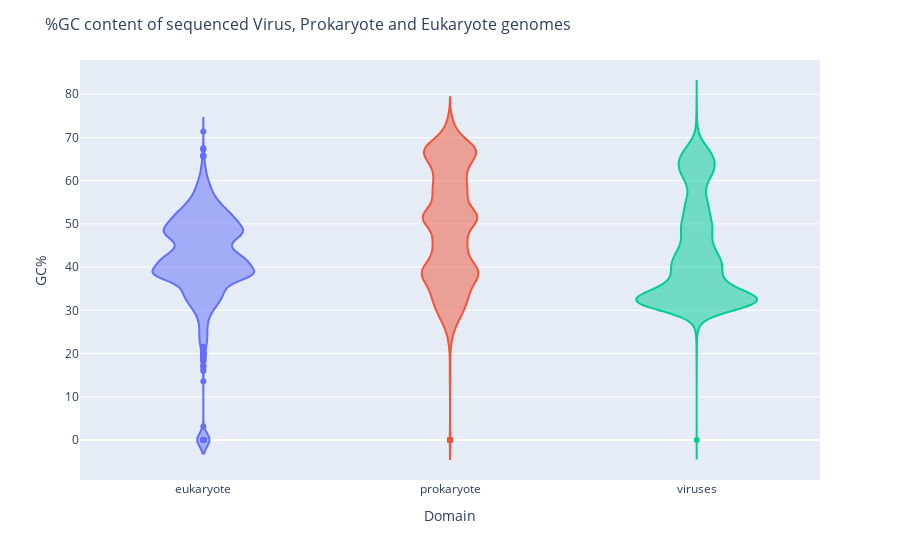

Notebook cell for this chart:
### Code cell
fig = px.violin(allgenomes,  x="domain", y="GC%", color='domain',
                labels={"domain": "Domain"})

fig.update_layout(showlegend=False,
    title=dict(text="%GC content of sequenced Virus, Prokaryote and Eukaryote genomes", font=dict(size=16))
)

fig.show()
fig.write_image("violin_plot.png")

### Figure 1 — Plotly figure (JSON) as saved in the notebook; plotly's stock layout.template omitted (floating-point values rounded to 4 significant figures; data arrays with more than 128 entries replaced by an {"elided": "..."} marker saying what was removed)
{"data": [{"alignmentgroup": "True", "box": {"visible": false}, "hovertemplate": "Domain=%{x}<br>GC%=%{y}<extra></extra>", "legendgroup": "eukaryote", "marker": {"color": "#636efa"}, "name": "eukaryote", "offsetgroup": "eukaryote", "orientation": "v", "scalegroup": "True", "showlegend": true, "type": "violin", "x": {"elided": "5131 str values"}, "x0": " ", "xaxis": "x", "y": {"elided": "5131 float values"}, "y0": " ", "yaxis": "y"}, {"alignmentgroup": "True", "box": {"visible": false}, "hovertemplate": "Domain=%{x}<br>GC%=%{y}<extra></extra>", "legendgroup": "prokaryote", "marker": {"color": "#EF553B"}, "name": "prokaryote", "offsetgroup": "prokaryote", "orientation": "v", "scalegroup": "True", "showlegend": true, "type": "violin", "x": {"elided": "9351 str values"}, "x0": " ", "xaxis": "x", "y": {"elided": "9351 float values"}, "y0": " ", "yaxis": "y"}, {"alignmentgroup": "True", "box": {"visible": false}, "hovertemplate": "Domain=%{x}<br>GC%=%{y}<extra></extra>", "legendgroup": "viruses", "marker": {"color": "#00cc96"}, "name": "viruses", "offsetgroup": "viruses", "orientation": "v", "scalegroup": "True", "showlegend": true, "type": "violin", "x": {"elided": "7362 str values"}, "x0": " ", "xaxis": "x", "y": {"elided": "7362 float values"}, "y0": " ", "yaxis": "y"}], "layout": {"legend": {"title": {"text": "Domain"}, "tracegroupgap": 0}, "margin": {"t": 60}, "showlegend": false, "title": {"font": {"size": 16}, "text": "%GC content of sequenced Virus, Prokaryote and Eukaryote genomes"}, "violinmode": "overlay", "xaxis": {"anchor": "y", "categoryarray": ["eukaryote", "prokaryote", "viruses"], "categoryorder": "array", "domain": [0, 1], "title": {"text": "Domain"}}, "yaxis": {"anchor": "x", "domain": [0, 1], "title": {"text": "GC%"}}}}
